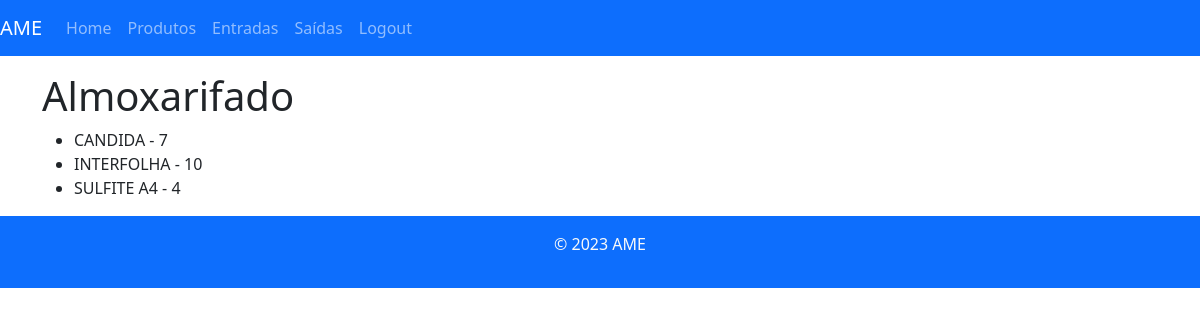
/home/ (signed in), run on an earlier commit of the app's database.
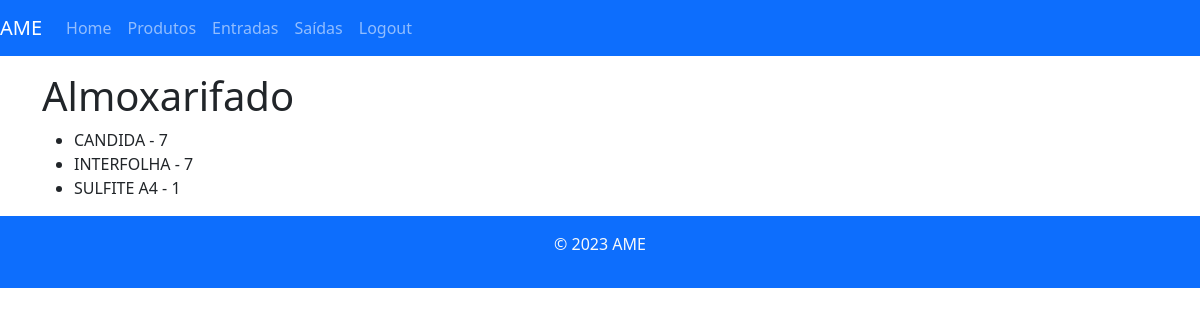
And on a later commit of the database.
### almoxarifado/models.py (models this page shows, shortened)
class Produto(models.Model):
    nome = models.CharField(max_length=255)
    descricao = models.TextField()
    quantidade = models.PositiveIntegerField()
    estoque_minimo = models.PositiveIntegerField()
    categoria = models.ForeignKey(Categoria, on_delete=models.CASCADE, default="")
    local = models.ForeignKey(LocalPrateleira, on_delete=models.CASCADE, default="")

### almoxarifado/views.py (the view)
# urls.py: path('home/', home_view, name='home'),
@login_required
def home_view(request):
    products = Produto.objects.all()
    context = {'products': products}
    return render(request, 'home.html', context)

### almoxarifado/templates/home.html
{% extends 'base.html' %}
{% block content %}
  <h1>Almoxarifado</h1>
  <ul>
    {% for product in products %}
      <li>{{ product.nome }} - {{ product.quantidade }}</li>
    {% endfor %}
  </ul>
{% endblock %}

What changed in the data, as far as the page shows it:
changed Produto "INTERFOLHA": quantidade "10" → "7"
changed Produto "SULFITE A4": quantidade "4" → "1"
